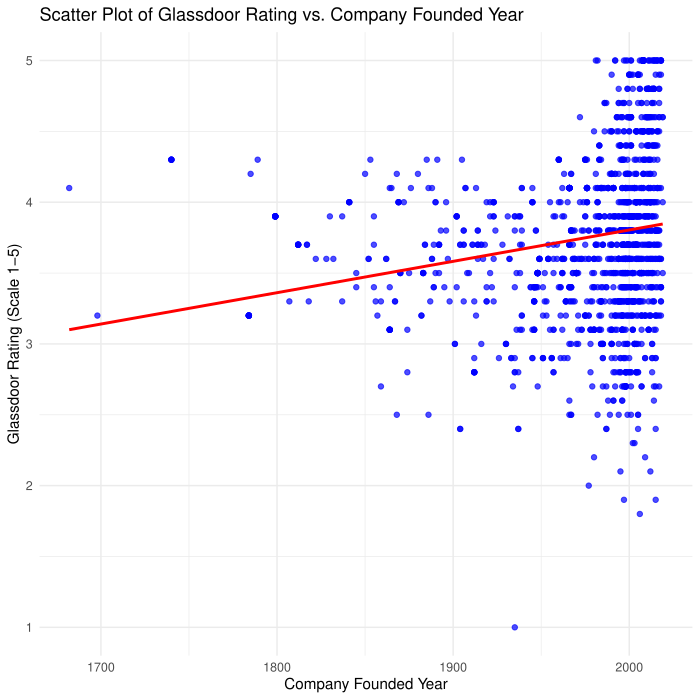

Write R code to recreate this figure.
# Load necessary libraries
library(tidyverse)

# Load the dataset
data <- read.csv("DataAnalyst.csv")

# Remove rows with -1 in the 'Founded' or 'Rating' columns
filtered_data <- data %>%
  filter(Founded != -1 & Rating != -1)

# Save visualizations to a PDF
pdf("visualization.pdf")

# Scatter Plot with Linear Trendline
ggplot(filtered_data, aes(x = Founded, y = Rating)) +
  geom_point(color = "blue", alpha = 0.7) +
  geom_smooth(method = "lm", color = "red", se = FALSE) +  # Add regression line
  labs(title = "Scatter Plot of Glassdoor Rating vs. Company Founded Year",
       x = "Company Founded Year",
       y = "Glassdoor Rating (Scale 1-5)") +
  theme_minimal()


# Histogram with Normal Curve Overlay for Ratings
ggplot(filtered_data, aes(x = Rating)) +
  geom_histogram(aes(y = ..density..), binwidth = 0.5, fill = "blue", color = "black", alpha = 0.7) +
  stat_function(fun = dnorm, args = list(mean = mean(filtered_data$Rating), 
                                         sd = sd(filtered_data$Rating)), 
                color = "red", size = 1) +
  labs(title = "Histogram of Glassdoor Ratings of a Company",
       x = "Glassdoor Rating (Scale 1-5)",
       y = "Density") +
  theme_minimal()

# Histogram with Normal Curve Overlay for Founded Year
ggplot(filtered_data, aes(x = Founded)) +
  geom_histogram(aes(y = ..density..), binwidth = 10, fill = "green", color = "black", alpha = 0.7) +
  stat_function(fun = dnorm, args = list(mean = mean(filtered_data$Founded), 
                                         sd = sd(filtered_data$Founded)), 
                color = "red", size = 1) +
  labs(title = "Histogram of Company Founded Year",
       x = "Company Founded Year",
       y = "Density") +
  theme_minimal()

# Close the PDF device
dev.off()
